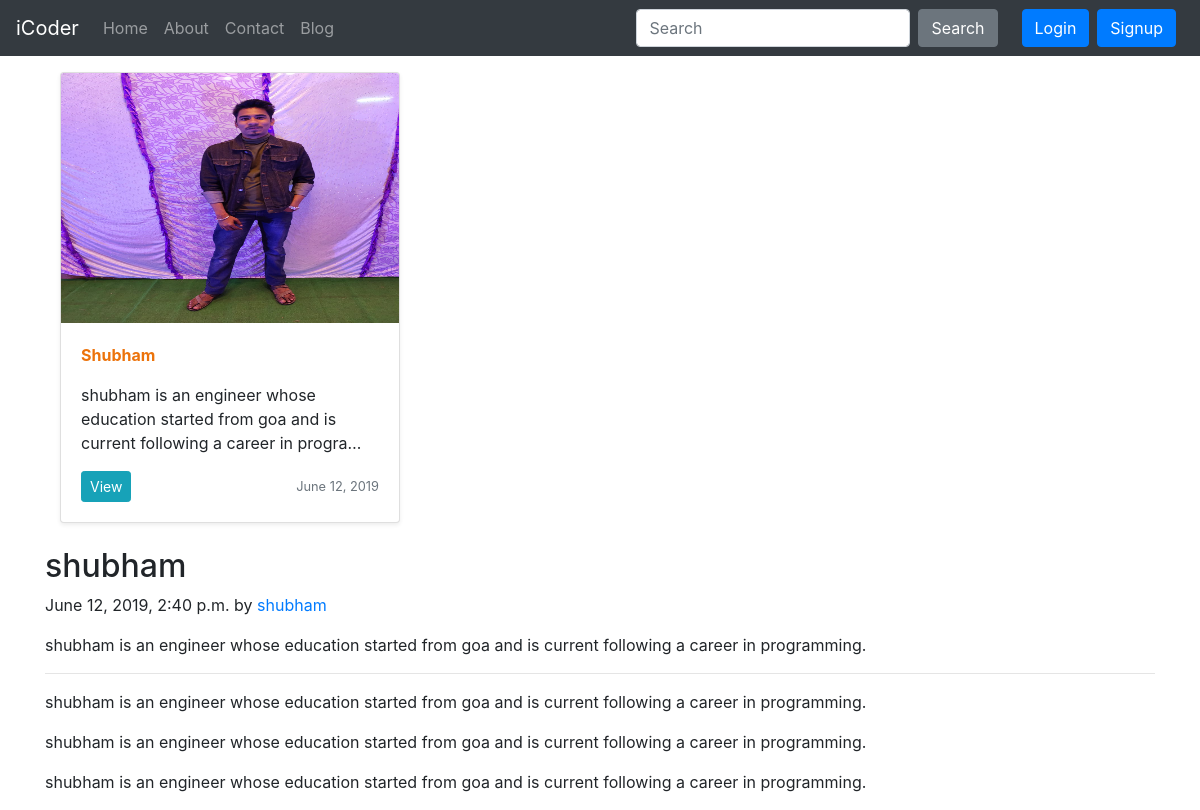
Page /blog/shubham on the committed database.
### blog/models.py (models this page shows, shortened)
class Post(models.Model):
    sno = models.AutoField(primary_key=True)
    title = models.CharField(max_length=200)
    author = models.CharField(max_length=200)
    image = models.ImageField(upload_to="blog/images",default=" ")
    content = models.TextField()
    category = models.CharField(max_length=200,default="actress")
    slug = models.CharField(max_length=130,default="")
    timestamp = models.DateTimeField(blank=True)

### blog/views.py (the view)
# urls.py: path('<str:slug>', views.blogPost,name="blogPost"),
def blogPost(request,slug):
    post = Post.objects.filter(slug=slug).first()
    context={'post':post}
    return render(request,"blog/blogPost.html",context)

### templates/blog/blogPost.html (shortened to what this page needs)
{% extends 'home/basic.html' %}
{% block body %}
<div class="container my-3">
<div class="col-md-4">
    <div class="card mb-4 shadow-sm">
      <img src="/media/{{post.image}}" class="bd-placeholder-img card-img-top" width="100%" height="250" role="img" ></img>
      <div class="card-body">
      <b><p class="text-capitalize text-decoration-underline" style="color: #ec730b;">{{post.title}}</p></b>
        <p class="card-text">{{post.content|truncatechars:100}}</p>
        <div class="d-flex justify-content-between align-items-center">
          <div class="btn-group">
            <a href="{{post.slug}}"><button type="button" class="btn btn-sm btn-info">View</button></a>
          </div>
          <small class="text-muted"> {{post.timestamp.date }}</small>
        </div>
      </div>
    </div>
</div>
</div>
<div class="container">
<div class="blog-post">
        <h2 class="blog-post-title">{{post.title}}</h2>
        <p class="blog-post-meta">{{post.timestamp}} by <a href="#">{{ post.author}}</a></p>
        <p>{{post.content}}</p>
        <hr>
        <p>{{post.content}}</p>
        <blockquote>
          <p>{{post.content}}</p>
        </blockquote>
        <p>{{post.content}}</p>
</div>
{% endblock body %}

### rows in the picture
Post: image (picture), title "Shubham", content "shubham is an engineer whose education started from goa and is current following a career in progra…", timestamp "June 12, 2019", title "shubham", timestamp "June 12, 2019, 2:40 p.m.", author "shubham", content "shubham is an engineer whose education started from goa and is current following a career in programming."
